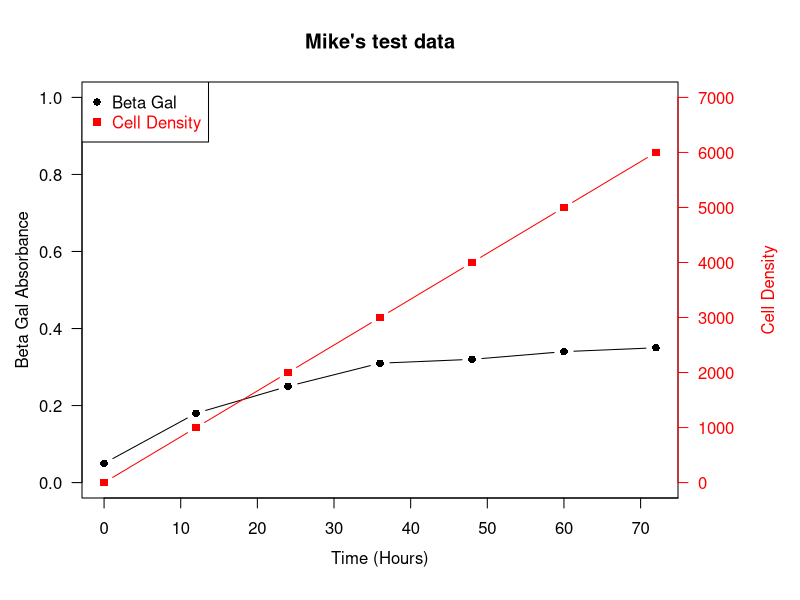

Write the R code that produced this figure.
## set up some fake test data
time <- seq(0,72,12)
betagal.abs <- c(0.05,0.18,0.25,0.31,0.32,0.34,0.35)
cell.density <- c(0,1000,2000,3000,4000,5000,6000)

## add extra space to right margin of plot within frame
par(mar=c(5, 4, 4, 6) + 0.1)

## Plot first set of data and draw its axis
plot(time, betagal.abs, pch=16, axes=FALSE, ylim=c(0,1), xlab="", ylab="", 
     type="b",col="black", main="Mike's test data")
axis(2, ylim=c(0,1),col="black",las=1)  ## las=1 makes horizontal labels
mtext("Beta Gal Absorbance",side=2,line=2.5)
box()

## Allow a second plot on the same graph
par(new=TRUE)

## Plot the second plot and put axis scale on right
plot(time, cell.density, pch=15,  xlab="", ylab="", ylim=c(0,7000), 
     axes=FALSE, type="b", col="red")
## a little farther out (line=4) to make room for labels
mtext("Cell Density",side=4,col="red",line=4) 
axis(4, ylim=c(0,7000), col="red",col.axis="red",las=1)

## Draw the time axis
axis(1,pretty(range(time),10))
mtext("Time (Hours)",side=1,col="black",line=2.5)  

## Add Legend
legend("topleft",legend=c("Beta Gal","Cell Density"),
       text.col=c("black","red"),pch=c(16,15),col=c("black","red"))